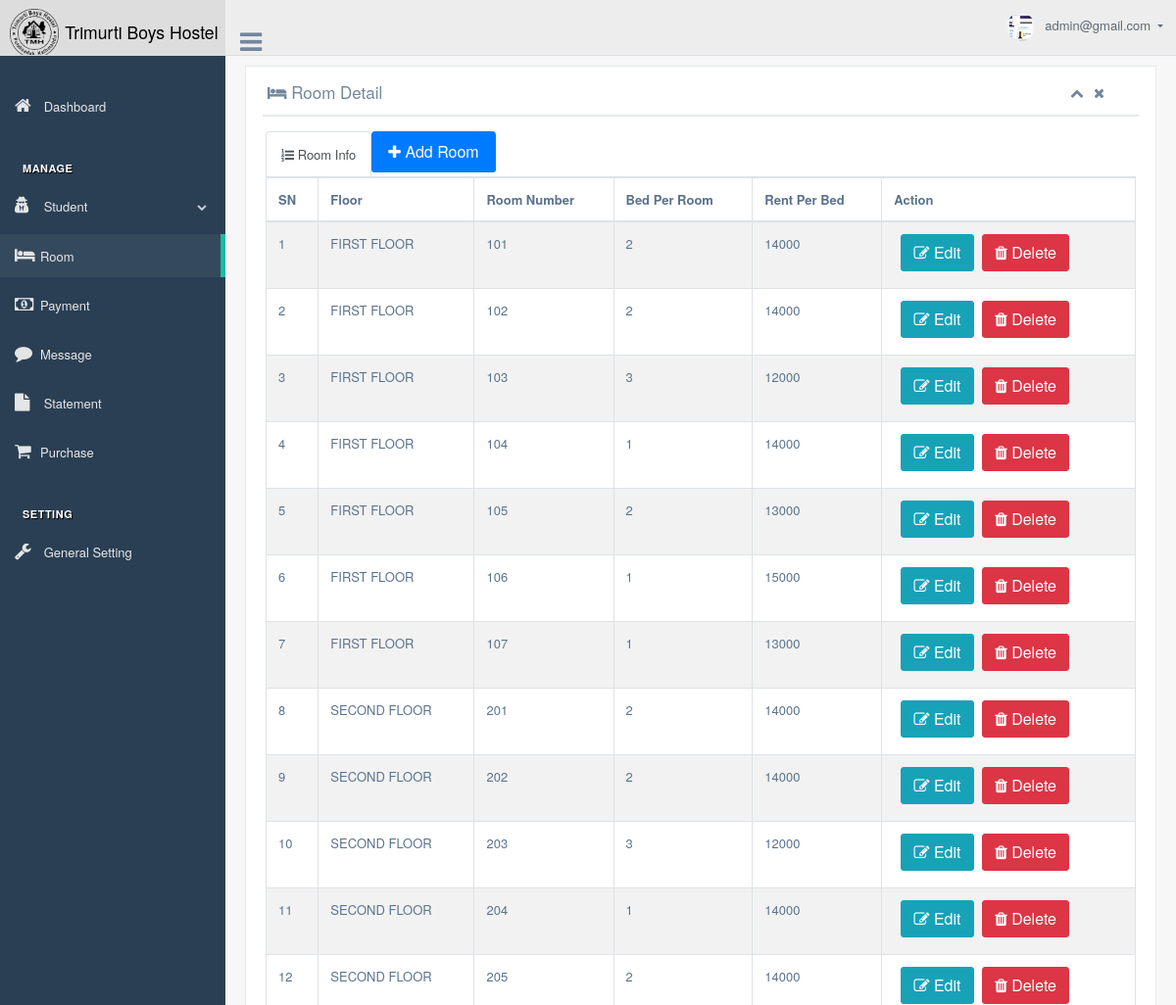
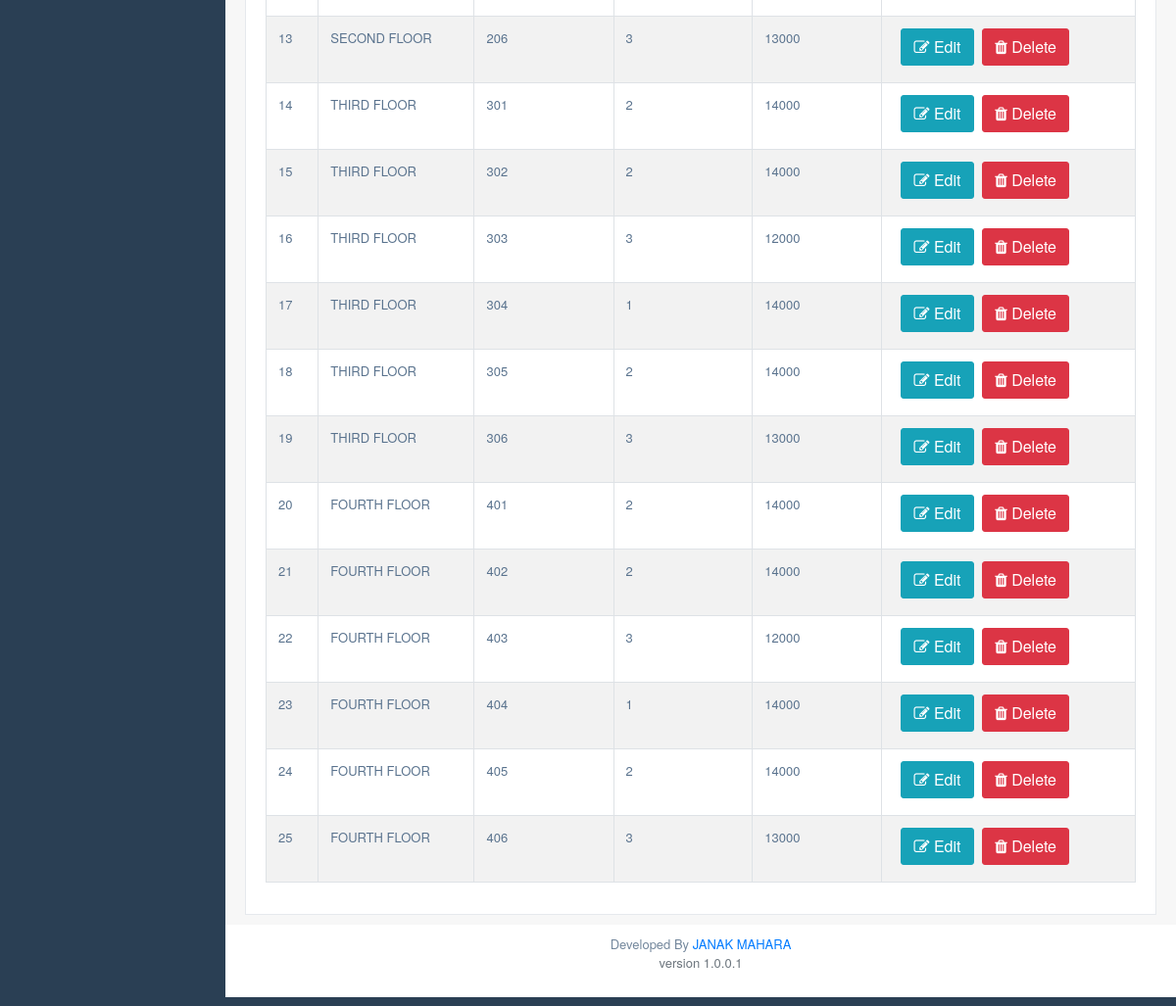
Page /pages/room.php (signed in) on the committed database (2 pictures, top to bottom).
### tables this page shows
CREATE TABLE `rooms` (
  `id` int(11) NOT NULL,
  `roomNumber` int(11) NOT NULL,
  `bedPerRoom` int(11) NOT NULL,
  `rentPerBed` bigint(20) NOT NULL,
  `floor_id` int(11) NOT NULL
);

CREATE TABLE `floors` (
  `id` int(11) NOT NULL,
  `name` varchar(512) NOT NULL
);

### config/DbFunction.php (called while the page is built, shortened)
<?php
class DbFunction
{
    function showAdmin($admId)
    {
        $db= Database::getInstance();
        $mysqli = $db->getConnection();
        $query  = "SELECT * FROM admin WHERE id='" . $admId . "';";
        $stmt   = $mysqli->query($query);
        return $stmt;
    }
    function showRoom()
    {
        $db     = Database::getInstance();
        $mysqli = $db->getConnection();
        $query  = "SELECT floors.name AS floorname,rooms.id, rooms.roomNumber, rooms.bedPerRoom, rooms.rentPerBed FROM rooms INNER JOIN floors ON rooms.floor_id = floors.id;";
        $stmt   = $mysqli->query($query);
        return $stmt;
    }
}
?>

### pages/room.php (the view, shortened to what this page needs)
<?php
include('../config/DbFunction.php');
$obj=new DbFunction();
$rs=$obj->showRoom();
?>
<!DOCTYPE html>
<html lang="en">
<head>
  <link href="../vendors/bootstrap/dist/css/bootstrap.min.css" rel="stylesheet">
  <link href="../vendors/font-awesome/css/font-awesome.min.css" rel="stylesheet">
  <link href="../vendors/malihu-custom-scrollbar-plugin/jquery.mCustomScrollbar.min.css" rel="    stylesheet" />
  <link rel="stylesheet" href="path/to/font-awesome/css/font-awesome.min.css">
  <link href="../build/css/custom.min.css" rel="stylesheet">
  <link href="../vendors/iCheck/skins/flat/green.css" rel="stylesheet">
  <link href="../vendors/datatables.net-bs/css/dataTables.bootstrap.min.css" rel="stylesheet">
  <link href="../vendors/datatables.net-buttons-bs/css/buttons.bootstrap.min.css" rel="stylesheet">
  <link href="../vendors/datatables.net-fixedheader-bs/css/fixedHeader.bootstrap.min.css" rel="stylesheet">
  <link href="../vendors/datatables.net-responsive-bs/css/responsive.bootstrap.min.css" rel="stylesheet">
  <link href="../vendors/datatables.net-scroller-bs/css/scroller.bootstrap.min.css" rel="stylesheet">
  <link href="../vendors/google-code-prettify/bin/prettify.min.css" rel="stylesheet">
  <link href="../vendors/select2/dist/css/select2.min.css" rel="stylesheet">
  <link href="../vendors/switchery/dist/switchery.min.css" rel="stylesheet">
  <link href="../vendors/starrr/dist/starrr.css" rel="stylesheet">
  <link href="../vendors/bootstrap-daterangepicker/daterangepicker.css" rel="stylesheet">
</head>
<body class="nav-md ">
  <div class="container body ">
    <div class="main_container">
      <?php
      include 'include/sidebar.php';
      ?>
      <div class="right_col" role="main">
        <div class="">
          <div class="row">
            <div class="col-md-12 col-sm-12  ">
             <div class="x_panel">
                <div class="x_title">
                  <h2><i class="fa fa-bed" aria-hidden="true"></i> Room Detail</h2>
                  <ul class="nav navbar-right panel_toolbox">
                    <li><a class="collapse-link"><i class="fa fa-chevron-up"></i></a>
                    </li>
                    <li><a class="close-link"><i class="fa fa-close"></i></a>
                    </li>
                  </ul>
                  <div class="clearfix"></div>
                </div>
                <div class="x_content">
                  <ul class="nav nav-tabs">
                    <li class="nav-item">
                      <a class="nav-link active" aria-current="page" href="?page=room"> <i class="fa fa-list-ol"></i> Room Info</a>
                    </li>
                    <li class="nav-item">
                      <button class="nav-link btn btn-primary " data-toggle='modal' data-target='.addRoom'> <i class="fa fa-plus"></i> Add Room</button>
                    </li>
                  </ul>
                  <div class="row">
                    <div class="col-sm-12" id="HostailerDetail">
                      <div class="card-box table-responsive">
                        <table id="datatable-buttons" class="table table-striped table-bordered dt-responsive nowrap" cellspacing="0" width="100%" style="color: #5a738e">
                          <thead>
                            <tr>
                              <th>SN</th>
                              <th>Floor</th>
                              <th>Room Number</th>
                              <th>Bed Per Room</th>
                              <th>Rent Per Bed</th>
                              <th>Action</th>
                            </tr>
                          </thead>
                          <tbody>
                            <?php
                            $sn=1;
                            while($res=$rs->fetch_object()){?>
                            <tr class="">
                              <td><?php echo $sn?></td>
                              <td><?php echo htmlentities( strtoupper($res->floorname));?></td>
                              <td><?php echo htmlentities(strtoupper($res->roomNumber));?></td>
                              <td><?php echo htmlentities($res->bedPerRoom);?></td>
                              <td><?php echo htmlentities($res->rentPerBed);?></td>
                              <td>&nbsp;&nbsp;<a href="editRoom.php?room_id=<?php echo htmlentities($res->id);?>"><button class="btn btn-info"><i class="fa fa-edit"></i> Edit</button></a>
                                <a href="room.php?del=<?php echo htmlentities($res->id); ?>">
                                  <button class="btn btn-danger"><i class="fa fa-trash"></i> Delete</button>
                              </td>
                            </tr>
                            <?php $sn++;}?>
                          </tbody>
                        </table>
                      </div>
                    </div>
                  </div>
                </div>
              </div>
            </div>
          </div>
        </div>
      </div>
      <?php include 'include/footer.php'; ?>

### pages/include/sidebar.php (shortened to what this page needs)
<?php
 include_once '../config/DbFunction.php';
 $obj=new DbFunction();
 if(isset($_SESSION['username']) && isset($_SESSION['user_id']) ){
 $userId=$_SESSION['user_id'];
 $user=$obj->showAdmin($userId);
 $row=$user->fetch_object();
 }
 ?>
       <div class="col-md-3 left_col">
        <div class="left_col scroll-view">
          <div class="navbar nav_title" style="border: 0;background: #ddd;">
            <a href="dashboard.php" class="site_title">
              <img src="../public/logo.png" width="50px">
              <small style="color:black">Trimurti Boys Hostel</small>
            </a>
          </div>
          <br />
          <div id="sidebar-menu" class="main_menu_side hidden-print main_menu">
            <div class="menu_section">
              <ul class="nav side-menu">
                <li><a href="dashboard.php"><i class="fa fa-home"></i> Dashboard</a>
              </ul>
            </div>
            <div class="menu_section">
              <h3>Manage</h3>
              <ul class="nav side-menu">
                <li>
                  <a><i class="fa fa-user-secret" aria-hidden="true"></i>
                    Student
                    <span class="fa fa-chevron-down"></span></a>
                </li>
                <li><a href="room.php"><i class="fa fa-bed" aria-hidden="true"></i>Room</a></li>
                <li><a href="payment.php"><i class="fa fa-money" aria-hidden="true"></i>Payment</a></li>
                <li><a href="message.php"><i class="fa fa-comment" aria-hidden="true"></i>Message</a></li>
                <li><a href="statement.php"><i class="fa fa-file" aria-hidden="true"></i> Statement</a></li>
                <li><a href="purchase.php"><i class="fa fa-shopping-cart" aria-hidden="true"></i>Purchase</a></li>
              </ul>
            </div>
            <div class="menu_section">
              <h3>Setting</h3>
              <ul class="nav side-menu">
                <li>
                  <a href="dashboard.php?page=setting"><i class="fa fa-wrench" aria-hidden="true"></i>
                    General Setting
                </li>
              </ul>
            </div>
          </div>
        </div>
      </div>
      <div class="top_nav">
        <div class="nav_menu">
          <div class="nav toggle">
            <a id="menu_toggle"><i class="fa fa-bars"></i></a>
          </div>
          <nav class="nav navbar-nav">
            <ul class=" navbar-right">
              <li class="nav-item dropdown open" style="padding-left: 15px;">
                <a href="javascript:;" class="user-profile dropdown-toggle" aria-haspopup="true" id="navbarDropdown" data-toggle="dropdown" aria-expanded="false">
                  <img src="../public/user/<?php echo$row->image?>" alt=""><?php echo $_SESSION['username'] ?>
                </a>
              </li>
            </ul>
          </nav>
        </div>
      </div>

### pages/include/footer.php (shortened to what this page needs)
<footer>
  <div class="text-center">
    Developed By <a href="https://www.facebook.com/jsmahara0810/" class="text-primary">JANAK MAHARA</a>
    <p class="text-secondary">version 1.0.0.1 </p>
  </div>
</footer>

### pages/room.php (style rules this page uses)
.nav-link.btn.btn-primary { transition: ease all 1.3s; }

### rows in the picture
rooms: floor.name "FIRST FLOOR", roomNumber "101", bedPerRoom "2", rentPerBed "14000"
rooms: floor.name "FIRST FLOOR", roomNumber "102", bedPerRoom "2", rentPerBed "14000"
rooms: floor.name "FIRST FLOOR", roomNumber "103", bedPerRoom "3", rentPerBed "12000"
rooms: floor.name "FIRST FLOOR", roomNumber "104", bedPerRoom "1", rentPerBed "14000"
rooms: floor.name "FIRST FLOOR", roomNumber "105", bedPerRoom "2", rentPerBed "13000"
rooms: floor.name "FIRST FLOOR", roomNumber "106", bedPerRoom "1", rentPerBed "15000"
rooms: floor.name "FIRST FLOOR", roomNumber "107", bedPerRoom "1", rentPerBed "13000"
rooms: floor.name "SECOND FLOOR", roomNumber "201", bedPerRoom "2", rentPerBed "14000"
rooms: floor.name "SECOND FLOOR", roomNumber "202", bedPerRoom "2", rentPerBed "14000"
rooms: floor.name "SECOND FLOOR", roomNumber "203", bedPerRoom "3", rentPerBed "12000"
rooms: floor.name "SECOND FLOOR", roomNumber "204", bedPerRoom "1", rentPerBed "14000"
rooms: floor.name "SECOND FLOOR", roomNumber "205", bedPerRoom "2", rentPerBed "14000"
rooms: floor.name "SECOND FLOOR", roomNumber "206", bedPerRoom "3", rentPerBed "13000"
rooms: floor.name "THIRD FLOOR", roomNumber "301", bedPerRoom "2", rentPerBed "14000"
rooms: floor.name "THIRD FLOOR", roomNumber "302", bedPerRoom "2", rentPerBed "14000"
rooms: floor.name "THIRD FLOOR", roomNumber "303", bedPerRoom "3", rentPerBed "12000"
rooms: floor.name "THIRD FLOOR", roomNumber "304", bedPerRoom "1", rentPerBed "14000"
rooms: floor.name "THIRD FLOOR", roomNumber "305", bedPerRoom "2", rentPerBed "14000"
rooms: floor.name "THIRD FLOOR", roomNumber "306", bedPerRoom "3", rentPerBed "13000"
rooms: floor.name "FOURTH FLOOR", roomNumber "401", bedPerRoom "2", rentPerBed "14000"
rooms: floor.name "FOURTH FLOOR", roomNumber "402", bedPerRoom "2", rentPerBed "14000"
rooms: floor.name "FOURTH FLOOR", roomNumber "403", bedPerRoom "3", rentPerBed "12000"
rooms: floor.name "FOURTH FLOOR", roomNumber "404", bedPerRoom "1", rentPerBed "14000"
rooms: floor.name "FOURTH FLOOR", roomNumber "405", bedPerRoom "2", rentPerBed "14000"
rooms: floor.name "FOURTH FLOOR", roomNumber "406", bedPerRoom "3", rentPerBed "13000"

### other values in the picture
$_SESSION['username'] "admin@gmail.com"
